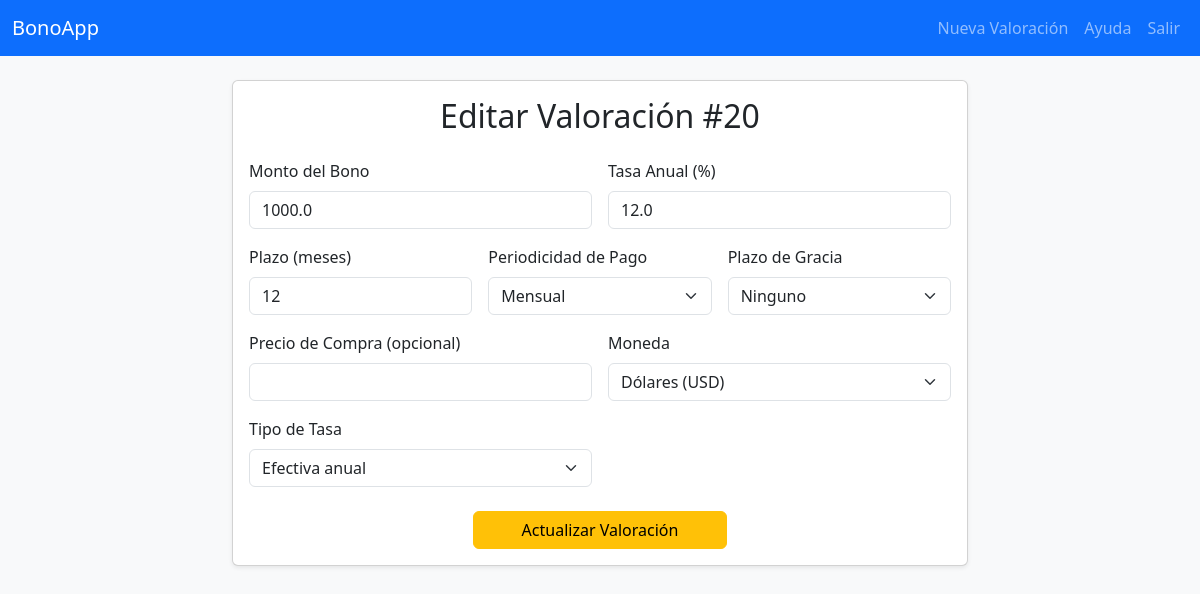
Page /bono/20/edit (signed in) on the committed database.
### tables this page shows
CREATE TABLE valoracion_bono (
            id_valoracion INTEGER PRIMARY KEY AUTOINCREMENT,
            user_id INTEGER NOT NULL,
            monto_bono REAL NOT NULL,
            tasa_anual REAL NOT NULL,
            plazo_meses INTEGER NOT NULL,
            periodicidad TEXT NOT NULL,
            plazo_gracia TEXT NOT NULL,
            metodo TEXT NOT NULL,
            precio_compra REAL, currency TEXT DEFAULT 'PEN', rate_type TEXT DEFAULT 'efectiva', capitalization INTEGER DEFAULT 12,
            FOREIGN KEY(user_id) REFERENCES users(id)
        );

### app.py (the view, shortened to what this page needs)
@app.route("/bono/<int:id_valoracion>/edit", methods=["GET", "POST"])
def edit_bono(id_valoracion):
    if "user_id" not in session:
        flash("Debes iniciar sesión primero.")
        return redirect(url_for("login"))
    db = get_db()
    bono = db.execute(
        "SELECT * FROM valoracion_bono WHERE id_valoracion = ? AND user_id = ?",
        (id_valoracion, session["user_id"])
    ).fetchone()
    if not bono:
        flash("Valoración no encontrada.")
        return redirect(url_for("home"))
    return render_template("edit_bono.html", bono=bono)

### app.py (called while the page is built)
def get_db():
    if 'db' not in g:
        g.db = sqlite3.connect(DB_PATH)
        g.db.row_factory = sqlite3.Row
    return g.db

### templates/edit_bono.html (shortened to what this page needs)
{% extends 'base.html' %}
{% block content %}
<div class="row justify-content-center">
  <div class="col-md-8">
    <div class="card shadow-sm mb-4">
      <div class="card-body">
        <h2 class="card-title mb-4 text-center">Editar Valoración #{{ bono.id_valoracion }}</h2>
        <form action="{{ url_for('edit_bono', id_valoracion=bono.id_valoracion) }}" method="post">
          <div class="row g-3">
            <div class="col-md-6">
              <label for="monto_bono" class="form-label">Monto del Bono</label>
              <input type="number" class="form-control" id="monto_bono" name="monto_bono" step="0.01" required
                     value="{{ bono.monto_bono }}" title="Importe nominal del bono">
            </div>
            <div class="col-md-6">
              <label for="tasa_anual" class="form-label">Tasa Anual (%)</label>
              <input type="number" class="form-control" id="tasa_anual" name="tasa_anual" step="0.01" required
                     value="{{ bono.tasa_anual }}" title="Tasa de interés anual">
            </div>
            <div class="col-md-4">
              <label for="plazo_meses" class="form-label">Plazo (meses)</label>
              <input type="number" class="form-control" id="plazo_meses" name="plazo_meses" required
                     value="{{ bono.plazo_meses }}" title="Duración del bono en meses">
            </div>
            <div class="col-md-4">
              <label for="periodicidad" class="form-label">Periodicidad de Pago</label>
              <select class="form-select" id="periodicidad" name="periodicidad" title="Frecuencia de pagos">
                <option value="mensual" {% if bono.periodicidad=='mensual' %}selected{% endif %}>Mensual</option>
              </select>
            </div>
            <div class="col-md-4">
              <label for="plazo_gracia" class="form-label">Plazo de Gracia</label>
              <select class="form-select" id="plazo_gracia" name="plazo_gracia" title="Tipo de periodo de gracia">
                <option value="ninguno" {% if bono.plazo_gracia=='ninguno' %}selected{% endif %}>Ninguno</option>
              </select>
            </div>
            <div class="col-md-6">
              <label for="precio_compra" class="form-label">Precio de Compra (opcional)</label>
              <input type="number" class="form-control" id="precio_compra" name="precio_compra" step="0.01"
                     value="{{ bono.precio_compra }}" title="Precio que paga el inversor">
            </div>
            <div class="col-md-6">
              <label for="currency" class="form-label">Moneda</label>
              <select class="form-select" id="currency" name="currency" title="Selecciona moneda">
                <option value="USD" {% if bono.currency=='USD' %}selected{% endif %}>Dólares (USD)</option>
              </select>
            </div>
            <div class="col-md-6">
              <label for="rate_type" class="form-label">Tipo de Tasa</label>
              <select class="form-select" id="rate_type" name="rate_type" onchange="toggleCap();" title="Efectiva o nominal anual">
                <option value="efectiva" {% if bono.rate_type=='efectiva' %}selected{% endif %}>Efectiva anual</option>
              </select>
            </div>
          </div>
          <div class="mt-4 text-center">
            <button type="submit" class="btn btn-warning px-5">Actualizar Valoración</button>
          </div>
        </form>
      </div>
    </div>
  </div>
</div>
{% endblock %}

### rows in the picture
valoracion_bono: id_valoracion "20", monto_bono "1000.0", tasa_anual "12.0", plazo_meses "12", periodicidad "Mensual", plazo_gracia "Ninguno", currency "Dólares (USD)", rate_type "Efectiva anual"
